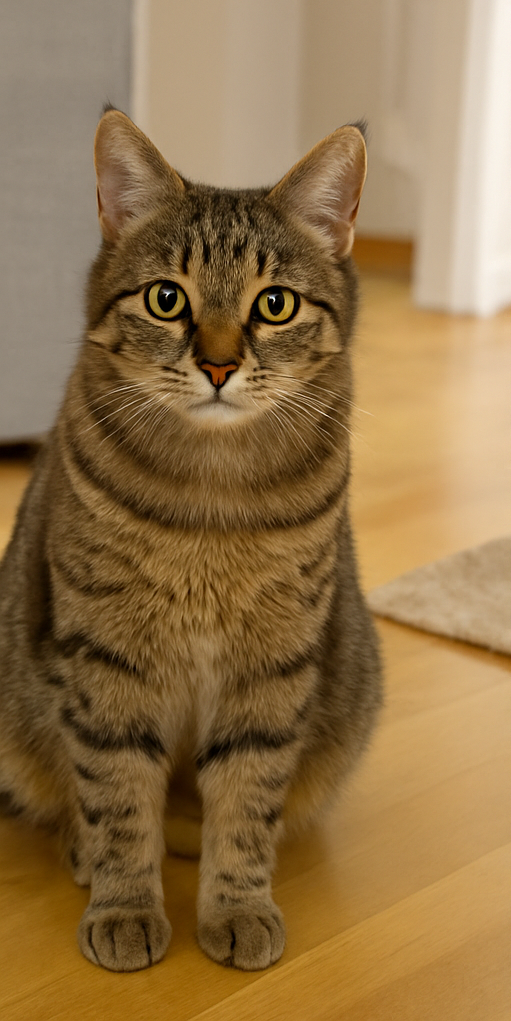
#> input picture image.png, 511 x 1021 px, given in place of the camera
$ python live_filters.py   (older library calls are emulated)
#> lines starting #> are read from the running program, lines starting #| are printed output that depends on the picture
#> in main, frame is the input picture: shape (1021, 511, 3); mean B, G, R 72.8, 114.8, 145
import cv2
import numpy as np

def as_cartoon(frame):
    # Gürültü azalt + kenar çıkar + bilateral ile düzleştir
    gray = cv2.cvtColor(frame, cv2.COLOR_BGR2GRAY)
    gray_blur = cv2.medianBlur(gray, 7)
    edges = cv2.adaptiveThreshold(gray_blur, 255, cv2.ADAPTIVE_THRESH_MEAN_C,
                                  cv2.THRESH_BINARY, 9, 9)
    color = cv2.bilateralFilter(frame, d=9, sigmaColor=75, sigmaSpace=75)
    cartoon = cv2.bitwise_and(color, color, mask=edges)
    return cartoon

def as_edges(frame):
    gray = cv2.cvtColor(frame, cv2.COLOR_BGR2GRAY)
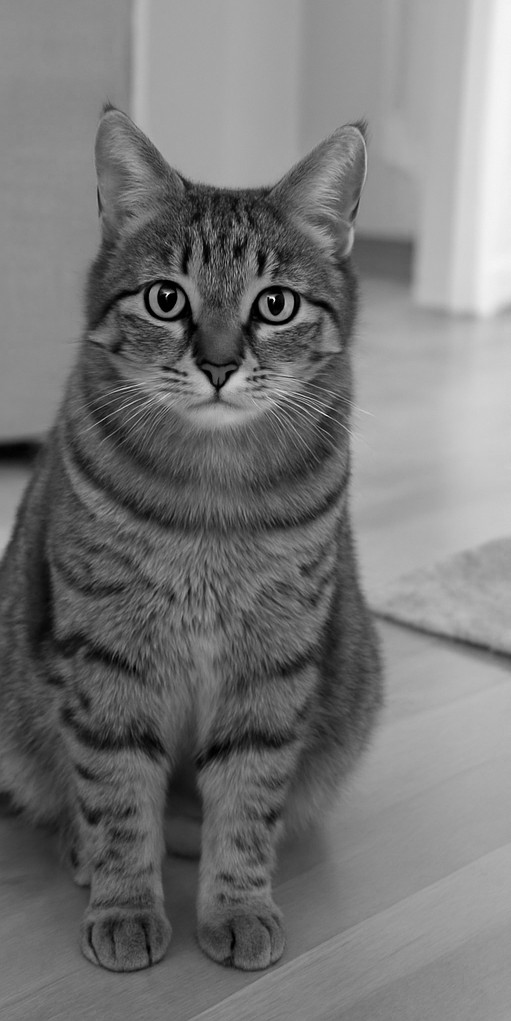
#> gray: shape (1021, 511); min 0, max 255, mean 119.1
    edges = cv2.Canny(gray, 80, 160)
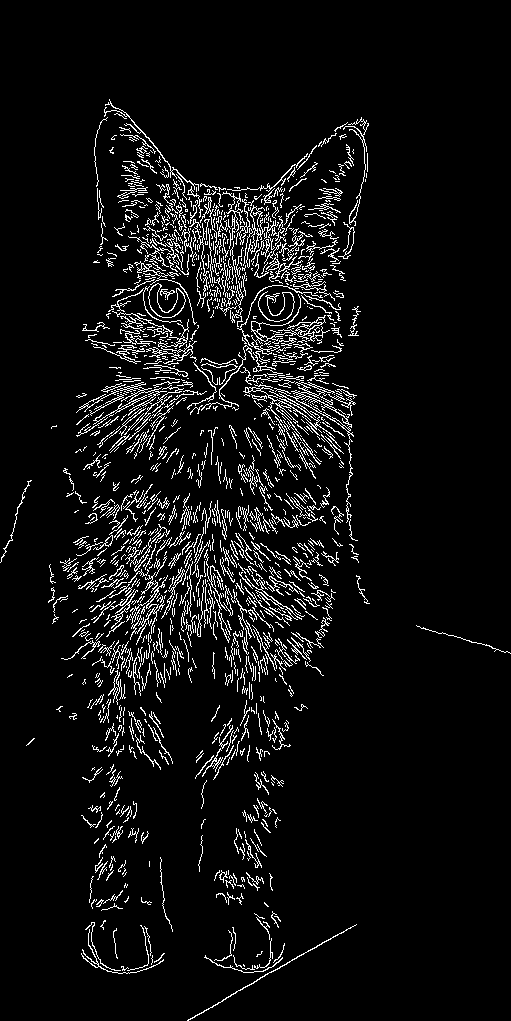
#> edges: shape (1021, 511); 6.2% white in thin lines or dots
    edges_bgr = cv2.cvtColor(edges, cv2.COLOR_GRAY2BGR)
#> edges_bgr: shape (1021, 511, 3); 6.2% white in thin lines or dots
    return edges_bgr

def as_background_blur(frame):
    # Basit kişi/nesne maskeleme: yüksek frekanslı bölgeleri nesne farz etme (çok kaba)
    # İstersen burayı daha iyi bir segmentasyonla geliştirebilirsin.
    gray = cv2.cvtColor(frame, cv2.COLOR_BGR2GRAY)
    # Kenarları ve dokuyu vurgula
    texture = cv2.Laplacian(gray, cv2.CV_8U, ksize=3)
    # Otsu ile maske üret
    _, mask = cv2.threshold(texture, 0, 255, cv2.THRESH_BINARY+cv2.THRESH_OTSU)
    mask = cv2.medianBlur(mask, 7)
    mask = cv2.GaussianBlur(mask, (21,21), 0)
    mask3 = cv2.cvtColor(mask, cv2.COLOR_GRAY2BGR)
    # Arka planı bulanıklaştır
    blurred = cv2.GaussianBlur(frame, (25,25), 0)
    out = (frame*(mask3/255.0) + blurred*(1-mask3/255.0)).astype(np.uint8)
    return out

def put_label(img, text):
    cv2.rectangle(img, (0,0), (img.shape[1], 36), (0,0,0), -1)
    cv2.putText(img, text, (10,25), cv2.FONT_HERSHEY_SIMPLEX, 0.7, (255,255,255), 2, cv2.LINE_AA)
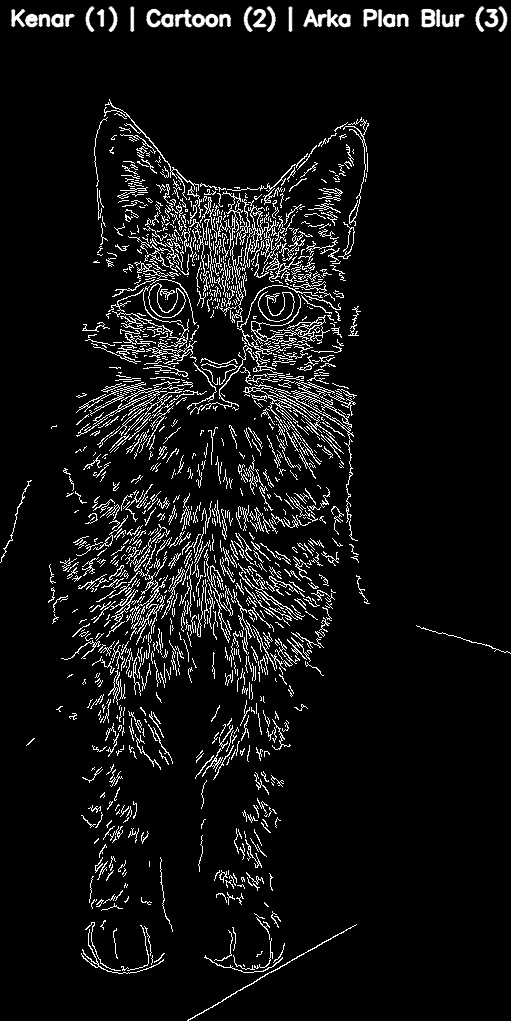
#> img: shape (1021, 511, 3); min 0, max 255, mean 17.6

def main():
    cap = cv2.VideoCapture(0)
    if not cap.isOpened():
        print("Kamera açılamadı.")
        return

    mode = 1  # 1: edges, 2: cartoon, 3: bg blur

    print("Kısayollar: [1] Kenar | [2] Cartoon | [3] Arka Plan Blur | [q] Çıkış")

    while True:
        ok, frame = cap.read()
        if not ok:
            break

        if mode == 1:
            out = as_edges(frame)
            put_label(out, "Kenar (1) | Cartoon (2) | Arka Plan Blur (3) | q: Cikis")
        elif mode == 2:
            out = as_cartoon(frame)
            put_label(out, "Cartoon (2) | Kenar (1) | Arka Plan Blur (3) | q: Cikis")
        else:
            out = as_background_blur(frame)
            put_label(out, "Arka Plan Blur (3) | Kenar (1) | Cartoon (2) | q: Cikis")

        cv2.imshow("Live Filters", out)
        key = cv2.waitKey(1) & 0xFF
#> (key q is pressed here)
        if key == ord('1'):
            mode = 1
        elif key == ord('2'):
            mode = 2
        elif key == ord('3'):
            mode = 3
        elif key == ord('q'):
            break

    cap.release()
    cv2.destroyAllWindows()

if __name__ == "__main__":
    main()

$ run again, on kedi.jpg
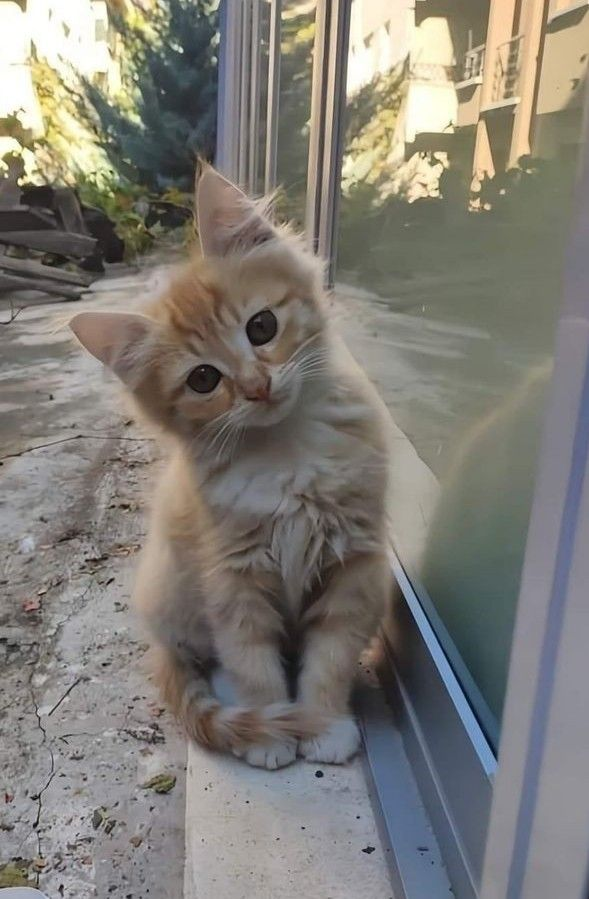
#> input picture kedi.jpg, 589 x 899 px, given in place of the camera
#> in main, frame is the input picture: shape (899, 589, 3); mean B, G, R 118.7, 125.3, 128.6
#> in as_edges, `edges = cv2.Canny(gray, 80, 160)`:
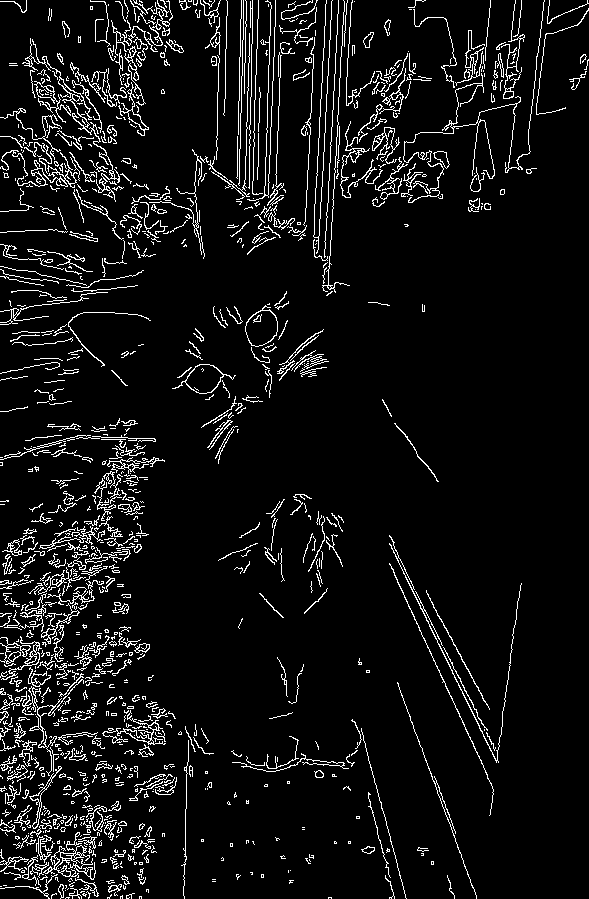
#> edges: shape (899, 589); 6.9% white in thin lines or dots
#> edges_bgr: shape (899, 589, 3); 6.9% white in thin lines or dots
#> in put_label, `cv2.putText(img, text, (10,25), cv2.FONT_HERSHEY_SIMPLEX, 0.7, (255,25..`:
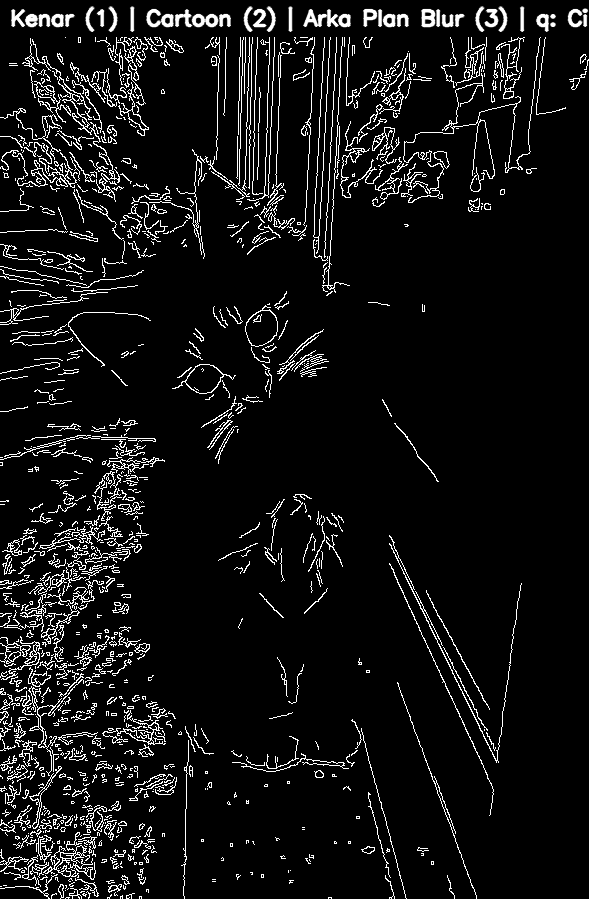
#> img: shape (899, 589, 3); min 0, max 255, mean 18.5
